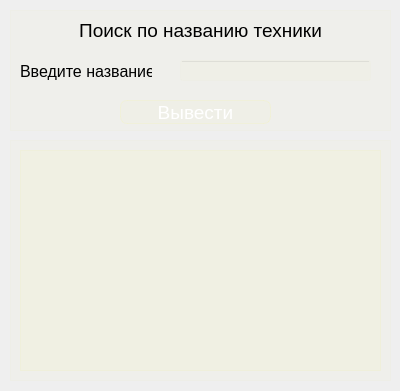
<?xml version="1.0" encoding="UTF-8"?>
<ui version="4.0">
 <class>wndw_search_by_name</class>
 <widget class="QDialog" name="wndw_search_by_name">
  <property name="geometry">
   <rect>
    <x>0</x>
    <y>0</y>
    <width>400</width>
    <height>391</height>
   </rect>
  </property>
  <property name="windowTitle">
   <string>Dialog</string>
  </property>
  <property name="styleSheet">
   <string notr="true">background-color: qlineargradient(
        spread:pad, x1:0, y1:0, x2:1, y2:1, 
        stop:0 rgba(139,0,255, 20), 
        stop:1 rgba(115,102,189, 40));</string>
  </property>
  <widget class="QFrame" name="frm_search_by_name">
   <property name="geometry">
    <rect>
     <x>10</x>
     <y>10</y>
     <width>381</width>
     <height>121</height>
    </rect>
   </property>
   <property name="styleSheet">
    <string notr="true">background-color: rgba(254,254,34, 5)</string>
   </property>
   <property name="frameShape">
    <enum>QFrame::Shape::StyledPanel</enum>
   </property>
   <property name="frameShadow">
    <enum>QFrame::Shadow::Raised</enum>
   </property>
   <widget class="QLabel" name="lbl_search_by_name">
    <property name="geometry">
     <rect>
      <x>20</x>
      <y>0</y>
      <width>341</width>
      <height>41</height>
     </rect>
    </property>
    <property name="maximumSize">
     <size>
      <width>16777215</width>
      <height>60</height>
     </size>
    </property>
    <property name="font">
     <font>
      <pointsize>14</pointsize>
     </font>
    </property>
    <property name="styleSheet">
     <string notr="true">background-color: none;
border: none;</string>
    </property>
    <property name="text">
     <string>Поиск по названию техники</string>
    </property>
    <property name="alignment">
     <set>Qt::AlignmentFlag::AlignCenter</set>
    </property>
   </widget>
   <widget class="QLabel" name="lbl_enter_name">
    <property name="geometry">
     <rect>
      <x>10</x>
      <y>50</y>
      <width>132</width>
      <height>22</height>
     </rect>
    </property>
    <property name="font">
     <font>
      <pointsize>12</pointsize>
     </font>
    </property>
    <property name="styleSheet">
     <string notr="true">background-color: none;
border:none;</string>
    </property>
    <property name="text">
     <string>Введите название</string>
    </property>
   </widget>
   <widget class="QLineEdit" name="le_enter_name">
    <property name="geometry">
     <rect>
      <x>170</x>
      <y>50</y>
      <width>191</width>
      <height>21</height>
     </rect>
    </property>
    <property name="font">
     <font>
      <pointsize>12</pointsize>
     </font>
    </property>
   </widget>
   <widget class="QPushButton" name="pb_show">
    <property name="geometry">
     <rect>
      <x>110</x>
      <y>90</y>
      <width>151</width>
      <height>24</height>
     </rect>
    </property>
    <property name="font">
     <font>
      <pointsize>14</pointsize>
     </font>
    </property>
    <property name="styleSheet">
     <string notr="true">QPushButton {
color: white;
backgroung-color: rgba(254,254,34, 30);
border: 1px solid rgba(254,254,34, 20);
border-radius: 7px;
}

QPushButton:hover {
background-color: rgba(254,254,34, 40);
}

QPushButton:pressed {
background-color: rgba(254,254,34, 70);
}</string>
    </property>
    <property name="text">
     <string>Вывести</string>
    </property>
   </widget>
  </widget>
  <widget class="QFrame" name="frm_table_search_by_name">
   <property name="geometry">
    <rect>
     <x>10</x>
     <y>140</y>
     <width>381</width>
     <height>241</height>
    </rect>
   </property>
   <property name="styleSheet">
    <string notr="true">background-color: rgba(254,254,34, 5)</string>
   </property>
   <property name="frameShape">
    <enum>QFrame::Shape::StyledPanel</enum>
   </property>
   <property name="frameShadow">
    <enum>QFrame::Shadow::Raised</enum>
   </property>
   <widget class="QTableView" name="tv__search_by_name">
    <property name="geometry">
     <rect>
      <x>10</x>
      <y>10</y>
      <width>361</width>
      <height>221</height>
     </rect>
    </property>
    <property name="styleSheet">
     <string notr="true">background-color: rgba(254,254,34, 10)</string>
    </property>
   </widget>
  </widget>
 </widget>
 <resources/>
 <connections/>
</ui>
